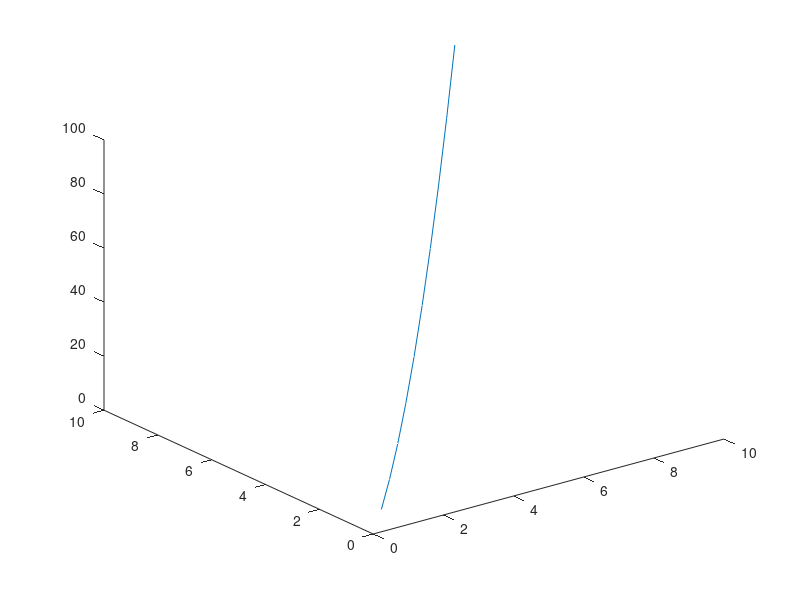

This chart was generated by the following MATLAB code: (Note: this script raises an error after producing the figure.)
%=============================================================================
% Copyright (c) 2026-present Allan CORNET (Nelson)
%=============================================================================
% This file is part of Nelson.
%=============================================================================
% LICENCE_BLOCK_BEGIN
% SPDX-License-Identifier: LGPL-3.0-or-later
% LICENCE_BLOCK_END
%=============================================================================
% <--ADV-CLI MODE-->
%=============================================================================
close all
%=============================================================================
f = figure('Visible', 'off');
plot3(1:10, 1:10, (1:10) .^ 2);
ax = gca();
assert_isequal(ax.ZTickLabelRotation, 0);
ztickangle(45);
assert_isequal(ax.ZTickLabelRotation, 45);
assert_isequal(ax.ZTickLabelRotationMode, 'manual');
assert_isequal(ztickangle(), 45);
ztickangle(ax, 90);
assert_isequal(ztickangle(ax), 90);
close(f);
%=============================================================================
close all
%=============================================================================
